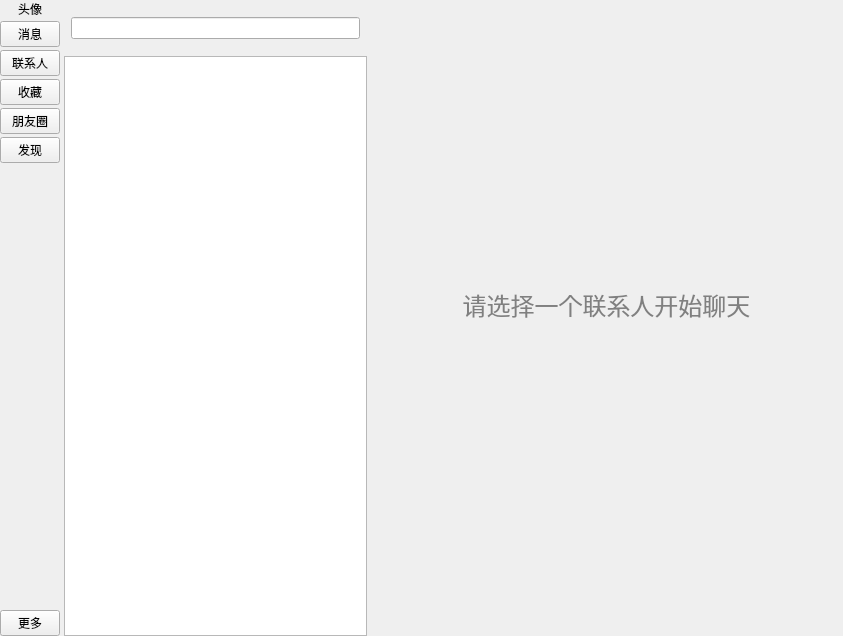
<?xml version="1.0" encoding="UTF-8"?>
<ui version="4.0">
 <class>ChatWindow</class>
 <widget class="QWidget" name="ChatWindow">
  <property name="geometry">
   <rect>
    <x>0</x>
    <y>0</y>
    <width>843</width>
    <height>636</height>
   </rect>
  </property>
  <property name="minimumSize">
   <size>
    <width>0</width>
    <height>400</height>
   </size>
  </property>
  <property name="windowTitle">
   <string>ChatWindow</string>
  </property>
  <layout class="QGridLayout" name="gridLayout_4">
   <property name="leftMargin">
    <number>0</number>
   </property>
   <property name="topMargin">
    <number>0</number>
   </property>
   <property name="rightMargin">
    <number>0</number>
   </property>
   <property name="bottomMargin">
    <number>0</number>
   </property>
   <property name="spacing">
    <number>0</number>
   </property>
   <item row="0" column="1">
    <widget class="QSplitter" name="rightLine">
     <property name="lineWidth">
      <number>0</number>
     </property>
     <property name="midLineWidth">
      <number>0</number>
     </property>
     <property name="orientation">
      <enum>Qt::Orientation::Horizontal</enum>
     </property>
     <property name="handleWidth">
      <number>1</number>
     </property>
     <widget class="QStackedWidget" name="centerStack">
      <property name="minimumSize">
       <size>
        <width>220</width>
        <height>0</height>
       </size>
      </property>
      <property name="maximumSize">
       <size>
        <width>330</width>
        <height>16777215</height>
       </size>
      </property>
      <property name="lineWidth">
       <number>1</number>
      </property>
      <property name="currentIndex">
       <number>0</number>
      </property>
      <widget class="QWidget" name="centerMessagePage">
       <layout class="QVBoxLayout" name="verticalLayout_3">
        <property name="spacing">
         <number>5</number>
        </property>
        <property name="leftMargin">
         <number>4</number>
        </property>
        <property name="topMargin">
         <number>5</number>
        </property>
        <property name="rightMargin">
         <number>2</number>
        </property>
        <property name="bottomMargin">
         <number>0</number>
        </property>
        <item>
         <layout class="QHBoxLayout" name="horizontalLayout">
          <property name="spacing">
           <number>7</number>
          </property>
          <property name="leftMargin">
           <number>7</number>
          </property>
          <property name="topMargin">
           <number>12</number>
          </property>
          <property name="rightMargin">
           <number>7</number>
          </property>
          <property name="bottomMargin">
           <number>12</number>
          </property>
          <item>
           <widget class="QLineEdit" name="lineEdit"/>
          </item>
         </layout>
        </item>
        <item>
         <widget class="QListView" name="messageListView">
          <property name="minimumSize">
           <size>
            <width>220</width>
            <height>0</height>
           </size>
          </property>
          <property name="maximumSize">
           <size>
            <width>330</width>
            <height>16777215</height>
           </size>
          </property>
          <property name="verticalScrollBarPolicy">
           <enum>Qt::ScrollBarPolicy::ScrollBarAsNeeded</enum>
          </property>
          <property name="horizontalScrollBarPolicy">
           <enum>Qt::ScrollBarPolicy::ScrollBarAsNeeded</enum>
          </property>
          <property name="sizeAdjustPolicy">
           <enum>QAbstractScrollArea::SizeAdjustPolicy::AdjustIgnored</enum>
          </property>
          <property name="viewMode">
           <enum>QListView::ViewMode::ListMode</enum>
          </property>
         </widget>
        </item>
       </layout>
      </widget>
      <widget class="QWidget" name="centerContactPage">
       <layout class="QVBoxLayout" name="verticalLayout_2">
        <property name="spacing">
         <number>5</number>
        </property>
        <property name="leftMargin">
         <number>4</number>
        </property>
        <property name="topMargin">
         <number>5</number>
        </property>
        <property name="rightMargin">
         <number>2</number>
        </property>
        <property name="bottomMargin">
         <number>0</number>
        </property>
        <item>
         <layout class="QHBoxLayout" name="horizontalLayout_5">
          <property name="spacing">
           <number>7</number>
          </property>
          <property name="leftMargin">
           <number>7</number>
          </property>
          <property name="topMargin">
           <number>12</number>
          </property>
          <property name="rightMargin">
           <number>7</number>
          </property>
          <property name="bottomMargin">
           <number>12</number>
          </property>
          <item>
           <widget class="QLineEdit" name="lineEdit_2"/>
          </item>
          <item>
           <widget class="QToolButton" name="extendBtn">
            <property name="text">
             <string>...</string>
            </property>
            <property name="popupMode">
             <enum>QToolButton::ToolButtonPopupMode::InstantPopup</enum>
            </property>
           </widget>
          </item>
         </layout>
        </item>
        <item>
         <widget class="QListView" name="contactListView">
          <property name="sizePolicy">
           <sizepolicy hsizetype="MinimumExpanding" vsizetype="Expanding">
            <horstretch>0</horstretch>
            <verstretch>0</verstretch>
           </sizepolicy>
          </property>
          <property name="minimumSize">
           <size>
            <width>220</width>
            <height>0</height>
           </size>
          </property>
          <property name="maximumSize">
           <size>
            <width>330</width>
            <height>16777215</height>
           </size>
          </property>
          <property name="sizeIncrement">
           <size>
            <width>0</width>
            <height>0</height>
           </size>
          </property>
          <property name="lineWidth">
           <number>0</number>
          </property>
         </widget>
        </item>
       </layout>
      </widget>
     </widget>
     <widget class="QWidget" name="layoutWidget">
      <layout class="QHBoxLayout" name="mainWidget">
       <property name="spacing">
        <number>0</number>
       </property>
       <property name="leftMargin">
        <number>0</number>
       </property>
       <item>
        <layout class="QVBoxLayout" name="InfoBox">
         <property name="spacing">
          <number>0</number>
         </property>
         <item>
          <widget class="QStackedWidget" name="sideBarStack">
           <property name="minimumSize">
            <size>
             <width>400</width>
             <height>0</height>
            </size>
           </property>
           <property name="maximumSize">
            <size>
             <width>16777215</width>
             <height>16777215</height>
            </size>
           </property>
           <property name="currentIndex">
            <number>0</number>
           </property>
           <widget class="QWidget" name="chatPage">
            <property name="sizePolicy">
             <sizepolicy hsizetype="Expanding" vsizetype="Expanding">
              <horstretch>0</horstretch>
              <verstretch>0</verstretch>
             </sizepolicy>
            </property>
            <layout class="QGridLayout" name="gridLayout_2">
             <property name="leftMargin">
              <number>0</number>
             </property>
             <property name="topMargin">
              <number>0</number>
             </property>
             <property name="rightMargin">
              <number>0</number>
             </property>
             <property name="bottomMargin">
              <number>0</number>
             </property>
             <property name="spacing">
              <number>0</number>
             </property>
             <item row="0" column="0">
              <widget class="QStackedWidget" name="chatStack">
               <property name="lineWidth">
                <number>1</number>
               </property>
               <property name="currentIndex">
                <number>0</number>
               </property>
               <widget class="QWidget" name="defaultChatPage">
                <layout class="QGridLayout" name="gridLayout_3">
                 <item row="0" column="0">
                  <widget class="QLabel" name="placeholderLabel">
                   <property name="text">
                    <string>&lt;html&gt;&lt;head/&gt;&lt;body&gt;&lt;p align=&quot;center&quot;&gt;&lt;span style=&quot; font-size:18pt; color:#808080;&quot;&gt;请选择一个联系人开始聊天&lt;/span&gt;&lt;/p&gt;&lt;p align=&quot;center&quot;&gt;&lt;img src=&quot;:/images/placeholder.png&quot; width=&quot;128&quot; height=&quot;128&quot;/&gt;&lt;/p&gt;&lt;/body&gt;&lt;/html&gt;</string>
                   </property>
                   <property name="alignment">
                    <set>Qt::AlignmentFlag::AlignCenter</set>
                   </property>
                  </widget>
                 </item>
                </layout>
               </widget>
               <widget class="QWidget" name="messageChatPage">
                <layout class="QVBoxLayout" name="verticalLayout_7">
                 <property name="spacing">
                  <number>0</number>
                 </property>
                 <property name="leftMargin">
                  <number>0</number>
                 </property>
                 <property name="topMargin">
                  <number>0</number>
                 </property>
                 <property name="rightMargin">
                  <number>0</number>
                 </property>
                 <property name="bottomMargin">
                  <number>0</number>
                 </property>
                 <item>
                  <widget class="QFrame" name="contactBar">
                   <property name="minimumSize">
                    <size>
                     <width>0</width>
                     <height>50</height>
                    </size>
                   </property>
                   <property name="maximumSize">
                    <size>
                     <width>16777215</width>
                     <height>50</height>
                    </size>
                   </property>
                   <layout class="QHBoxLayout" name="horizontalLayout_2">
                    <item>
                     <widget class="QPushButton" name="nickname">
                      <property name="text">
                       <string>昵称</string>
                      </property>
                     </widget>
                    </item>
                    <item>
                     <spacer name="horizontalSpacer">
                      <property name="orientation">
                       <enum>Qt::Orientation::Horizontal</enum>
                      </property>
                      <property name="sizeHint" stdset="0">
                       <size>
                        <width>40</width>
                        <height>20</height>
                       </size>
                      </property>
                     </spacer>
                    </item>
                    <item>
                     <widget class="QPushButton" name="moreInformation">
                      <property name="text">
                       <string>更多</string>
                      </property>
                     </widget>
                    </item>
                   </layout>
                  </widget>
                 </item>
                 <item>
                  <widget class="QSplitter" name="information">
                   <property name="sizePolicy">
                    <sizepolicy hsizetype="Preferred" vsizetype="Preferred">
                     <horstretch>0</horstretch>
                     <verstretch>0</verstretch>
                    </sizepolicy>
                   </property>
                   <property name="minimumSize">
                    <size>
                     <width>0</width>
                     <height>0</height>
                    </size>
                   </property>
                   <property name="orientation">
                    <enum>Qt::Orientation::Vertical</enum>
                   </property>
                   <widget class="QScrollArea" name="messageArea">
                    <property name="sizePolicy">
                     <sizepolicy hsizetype="Expanding" vsizetype="Preferred">
                      <horstretch>0</horstretch>
                      <verstretch>0</verstretch>
                     </sizepolicy>
                    </property>
                    <property name="minimumSize">
                     <size>
                      <width>0</width>
                      <height>280</height>
                     </size>
                    </property>
                    <property name="baseSize">
                     <size>
                      <width>0</width>
                      <height>0</height>
                     </size>
                    </property>
                    <property name="widgetResizable">
                     <bool>true</bool>
                    </property>
                    <property name="alignment">
                     <set>Qt::AlignmentFlag::AlignJustify|Qt::AlignmentFlag::AlignVCenter</set>
                    </property>
                    <widget class="QWidget" name="messageScroll">
                     <property name="geometry">
                      <rect>
                       <x>0</x>
                       <y>0</y>
                       <width>98</width>
                       <height>278</height>
                      </rect>
                     </property>
                     <layout class="QVBoxLayout" name="verticalLayout_15">
                      <property name="spacing">
                       <number>0</number>
                      </property>
                      <property name="leftMargin">
                       <number>0</number>
                      </property>
                      <property name="topMargin">
                       <number>0</number>
                      </property>
                      <property name="rightMargin">
                       <number>0</number>
                      </property>
                      <property name="bottomMargin">
                       <number>0</number>
                      </property>
                      <item>
                       <layout class="QVBoxLayout" name="messageVBox">
                        <property name="spacing">
                         <number>0</number>
                        </property>
                       </layout>
                      </item>
                     </layout>
                    </widget>
                   </widget>
                   <widget class="MePlainTextEdit" name="inputBox">
                    <property name="sizePolicy">
                     <sizepolicy hsizetype="Expanding" vsizetype="Preferred">
                      <horstretch>0</horstretch>
                      <verstretch>0</verstretch>
                     </sizepolicy>
                    </property>
                    <property name="minimumSize">
                     <size>
                      <width>0</width>
                      <height>70</height>
                     </size>
                    </property>
                    <property name="baseSize">
                     <size>
                      <width>0</width>
                      <height>80</height>
                     </size>
                    </property>
                    <property name="font">
                     <font>
                      <pointsize>11</pointsize>
                     </font>
                    </property>
                    <property name="cursor" stdset="0">
                     <cursorShape>IBeamCursor</cursorShape>
                    </property>
                   </widget>
                  </widget>
                 </item>
                 <item alignment="Qt::AlignmentFlag::AlignRight">
                  <widget class="QPushButton" name="sent">
                   <property name="sizePolicy">
                    <sizepolicy hsizetype="Fixed" vsizetype="Fixed">
                     <horstretch>0</horstretch>
                     <verstretch>0</verstretch>
                    </sizepolicy>
                   </property>
                   <property name="minimumSize">
                    <size>
                     <width>60</width>
                     <height>50</height>
                    </size>
                   </property>
                   <property name="layoutDirection">
                    <enum>Qt::LayoutDirection::LeftToRight</enum>
                   </property>
                   <property name="text">
                    <string>发送（S）</string>
                   </property>
                  </widget>
                 </item>
                </layout>
               </widget>
              </widget>
             </item>
            </layout>
           </widget>
           <widget class="QWidget" name="contactPage">
            <property name="sizePolicy">
             <sizepolicy hsizetype="Expanding" vsizetype="Expanding">
              <horstretch>0</horstretch>
              <verstretch>0</verstretch>
             </sizepolicy>
            </property>
            <layout class="QGridLayout" name="gridLayout_10">
             <item row="0" column="0">
              <widget class="QStackedWidget" name="contactStack">
               <property name="currentIndex">
                <number>1</number>
               </property>
               <widget class="QWidget" name="InfoContactPage">
                <layout class="QGridLayout" name="gridLayout_6">
                 <item row="0" column="0">
                  <widget class="QGroupBox" name="contactMessageBox">
                   <property name="minimumSize">
                    <size>
                     <width>0</width>
                     <height>0</height>
                    </size>
                   </property>
                   <property name="maximumSize">
                    <size>
                     <width>650</width>
                     <height>16777215</height>
                    </size>
                   </property>
                   <property name="title">
                    <string>好友信息</string>
                   </property>
                   <layout class="QVBoxLayout" name="verticalLayout_9">
                    <item>
                     <layout class="QVBoxLayout" name="verticalLayout_8">
                      <item>
                       <widget class="QGroupBox" name="groupBox_2">
                        <property name="title">
                         <string>信息</string>
                        </property>
                        <layout class="QGridLayout" name="gridLayout_5">
                         <item row="2" column="1" alignment="Qt::AlignmentFlag::AlignLeft">
                          <widget class="QLineEdit" name="friendNoteInfo">
                           <property name="enabled">
                            <bool>false</bool>
                           </property>
                           <property name="text">
                            <string/>
                           </property>
                           <property name="readOnly">
                            <bool>false</bool>
                           </property>
                           <property name="placeholderText">
                            <string>（备注）</string>
                           </property>
                          </widget>
                         </item>
                         <item row="3" column="1" alignment="Qt::AlignmentFlag::AlignLeft">
                          <widget class="QLineEdit" name="friendMottoInfo">
                           <property name="enabled">
                            <bool>false</bool>
                           </property>
                           <property name="inputMask">
                            <string/>
                           </property>
                           <property name="text">
                            <string/>
                           </property>
                           <property name="placeholderText">
                            <string>（个性签名）</string>
                           </property>
                          </widget>
                         </item>
                         <item row="2" column="0" alignment="Qt::AlignmentFlag::AlignHCenter">
                          <widget class="QLabel" name="friendNote">
                           <property name="text">
                            <string>备注：</string>
                           </property>
                           <property name="alignment">
                            <set>Qt::AlignmentFlag::AlignCenter</set>
                           </property>
                           <property name="margin">
                            <number>11</number>
                           </property>
                          </widget>
                         </item>
                         <item row="0" column="0" colspan="2" alignment="Qt::AlignmentFlag::AlignHCenter">
                          <widget class="ClickableLabel" name="friendAvatar">
                           <property name="minimumSize">
                            <size>
                             <width>100</width>
                             <height>100</height>
                            </size>
                           </property>
                           <property name="text">
                            <string>头像</string>
                           </property>
                           <property name="textFormat">
                            <enum>Qt::TextFormat::PlainText</enum>
                           </property>
                           <property name="alignment">
                            <set>Qt::AlignmentFlag::AlignCenter</set>
                           </property>
                          </widget>
                         </item>
                         <item row="1" column="1" alignment="Qt::AlignmentFlag::AlignLeft">
                          <widget class="QLineEdit" name="friendNickInfo">
                           <property name="enabled">
                            <bool>false</bool>
                           </property>
                           <property name="placeholderText">
                            <string>（昵称）</string>
                           </property>
                          </widget>
                         </item>
                         <item row="3" column="0" alignment="Qt::AlignmentFlag::AlignHCenter">
                          <widget class="QLabel" name="friendMotto">
                           <property name="text">
                            <string>个性签名</string>
                           </property>
                           <property name="alignment">
                            <set>Qt::AlignmentFlag::AlignCenter</set>
                           </property>
                           <property name="margin">
                            <number>11</number>
                           </property>
                          </widget>
                         </item>
                         <item row="1" column="0" alignment="Qt::AlignmentFlag::AlignHCenter">
                          <widget class="QLabel" name="friendNick">
                           <property name="text">
                            <string>昵称：</string>
                           </property>
                           <property name="alignment">
                            <set>Qt::AlignmentFlag::AlignCenter</set>
                           </property>
                           <property name="margin">
                            <number>11</number>
                           </property>
                          </widget>
                         </item>
                        </layout>
                       </widget>
                      </item>
                      <item>
                       <widget class="QGroupBox" name="groupBox_3">
                        <property name="title">
                         <string>功能</string>
                        </property>
                        <layout class="QGridLayout" name="gridLayout_9">
                         <property name="leftMargin">
                          <number>25</number>
                         </property>
                         <property name="rightMargin">
                          <number>25</number>
                         </property>
                         <property name="bottomMargin">
                          <number>80</number>
                         </property>
                         <property name="horizontalSpacing">
                          <number>54</number>
                         </property>
                         <item row="1" column="1">
                          <widget class="QPushButton" name="callBtn">
                           <property name="minimumSize">
                            <size>
                             <width>0</width>
                             <height>50</height>
                            </size>
                           </property>
                           <property name="text">
                            <string>电话</string>
                           </property>
                          </widget>
                         </item>
                         <item row="1" column="0">
                          <widget class="QPushButton" name="sentBtn">
                           <property name="minimumSize">
                            <size>
                             <width>0</width>
                             <height>50</height>
                            </size>
                           </property>
                           <property name="text">
                            <string>发消息</string>
                           </property>
                          </widget>
                         </item>
                         <item row="0" column="0" alignment="Qt::AlignmentFlag::AlignHCenter|Qt::AlignmentFlag::AlignTop">
                          <widget class="ClickableLabel" name="changeInfoLabel">
                           <property name="text">
                            <string>修改信息</string>
                           </property>
                          </widget>
                         </item>
                        </layout>
                       </widget>
                      </item>
                     </layout>
                    </item>
                   </layout>
                  </widget>
                 </item>
                </layout>
               </widget>
               <widget class="QWidget" name="defaultContactPage">
                <layout class="QGridLayout" name="gridLayout_11">
                 <item row="0" column="0">
                  <widget class="QLabel" name="placeholderLabel_2">
                   <property name="text">
                    <string>&lt;html&gt;&lt;head/&gt;&lt;body&gt;&lt;p align=&quot;center&quot;&gt;&lt;span style=&quot; font-size:18pt; color:#808080;&quot;&gt;请选择一个联系人开始聊天&lt;/span&gt;&lt;/p&gt;&lt;p align=&quot;center&quot;&gt;&lt;img src=&quot;:/images/placeholder.png&quot; width=&quot;128&quot; height=&quot;128&quot;/&gt;&lt;/p&gt;&lt;/body&gt;&lt;/html&gt;</string>
                   </property>
                   <property name="alignment">
                    <set>Qt::AlignmentFlag::AlignCenter</set>
                   </property>
                  </widget>
                 </item>
                </layout>
               </widget>
              </widget>
             </item>
            </layout>
           </widget>
           <widget class="QWidget" name="collectPage">
            <property name="sizePolicy">
             <sizepolicy hsizetype="Expanding" vsizetype="Expanding">
              <horstretch>0</horstretch>
              <verstretch>0</verstretch>
             </sizepolicy>
            </property>
            <layout class="QVBoxLayout" name="verticalLayout_5">
             <property name="spacing">
              <number>0</number>
             </property>
             <property name="leftMargin">
              <number>0</number>
             </property>
             <property name="topMargin">
              <number>0</number>
             </property>
             <property name="rightMargin">
              <number>0</number>
             </property>
             <property name="bottomMargin">
              <number>0</number>
             </property>
             <item>
              <widget class="QGroupBox" name="collectBox">
               <property name="title">
                <string>收藏</string>
               </property>
              </widget>
             </item>
            </layout>
           </widget>
           <widget class="QWidget" name="momentsPage">
            <property name="sizePolicy">
             <sizepolicy hsizetype="Expanding" vsizetype="Expanding">
              <horstretch>0</horstretch>
              <verstretch>0</verstretch>
             </sizepolicy>
            </property>
            <layout class="QVBoxLayout" name="verticalLayout_4">
             <property name="spacing">
              <number>0</number>
             </property>
             <property name="leftMargin">
              <number>0</number>
             </property>
             <property name="topMargin">
              <number>0</number>
             </property>
             <property name="rightMargin">
              <number>0</number>
             </property>
             <property name="bottomMargin">
              <number>0</number>
             </property>
             <item>
              <widget class="QGroupBox" name="momentBox">
               <property name="title">
                <string>朋友圈</string>
               </property>
              </widget>
             </item>
            </layout>
           </widget>
           <widget class="QWidget" name="searchPage">
            <property name="sizePolicy">
             <sizepolicy hsizetype="Expanding" vsizetype="Expanding">
              <horstretch>0</horstretch>
              <verstretch>0</verstretch>
             </sizepolicy>
            </property>
            <layout class="QVBoxLayout" name="verticalLayout_6">
             <property name="spacing">
              <number>0</number>
             </property>
             <property name="leftMargin">
              <number>0</number>
             </property>
             <property name="topMargin">
              <number>0</number>
             </property>
             <property name="rightMargin">
              <number>0</number>
             </property>
             <property name="bottomMargin">
              <number>0</number>
             </property>
             <item>
              <widget class="QGroupBox" name="groupBox">
               <property name="title">
                <string>发现</string>
               </property>
               <property name="checkable">
                <bool>false</bool>
               </property>
               <layout class="QGridLayout" name="gridLayout_8">
                <item row="0" column="0">
                 <widget class="QStackedWidget" name="stackedWidget">
                  <property name="sizePolicy">
                   <sizepolicy hsizetype="Preferred" vsizetype="Preferred">
                    <horstretch>0</horstretch>
                    <verstretch>0</verstretch>
                   </sizepolicy>
                  </property>
                  <property name="currentIndex">
                   <number>0</number>
                  </property>
                  <widget class="QWidget" name="page">
                   <layout class="QGridLayout" name="gridLayout_7">
                    <item row="0" column="0">
                     <layout class="QVBoxLayout" name="verticalLayout_10">
                      <item alignment="Qt::AlignmentFlag::AlignHCenter">
                       <widget class="QLabel" name="label">
                        <property name="sizePolicy">
                         <sizepolicy hsizetype="Preferred" vsizetype="Minimum">
                          <horstretch>0</horstretch>
                          <verstretch>0</verstretch>
                         </sizepolicy>
                        </property>
                        <property name="minimumSize">
                         <size>
                          <width>0</width>
                          <height>30</height>
                         </size>
                        </property>
                        <property name="font">
                         <font>
                          <family>Papyrus</family>
                          <pointsize>18</pointsize>
                          <italic>false</italic>
                          <bold>true</bold>
                          <underline>false</underline>
                          <stylestrategy>PreferDefault</stylestrategy>
                          <kerning>true</kerning>
                         </font>
                        </property>
                        <property name="text">
                         <string>日程创建</string>
                        </property>
                       </widget>
                      </item>
                      <item>
                       <widget class="QDateTimeEdit" name="dateTimeEdit"/>
                      </item>
                      <item>
                       <widget class="QCalendarWidget" name="calendarWidget"/>
                      </item>
                      <item>
                       <widget class="Line" name="line">
                        <property name="orientation">
                         <enum>Qt::Orientation::Horizontal</enum>
                        </property>
                       </widget>
                      </item>
                      <item>
                       <widget class="QTextEdit" name="textEdit"/>
                      </item>
                      <item>
                       <layout class="QHBoxLayout" name="horizontalLayout_4">
                        <property name="spacing">
                         <number>20</number>
                        </property>
                        <property name="leftMargin">
                         <number>22</number>
                        </property>
                        <property name="topMargin">
                         <number>7</number>
                        </property>
                        <property name="rightMargin">
                         <number>22</number>
                        </property>
                        <property name="bottomMargin">
                         <number>9</number>
                        </property>
                        <item>
                         <widget class="QPushButton" name="pushButton">
                          <property name="sizePolicy">
                           <sizepolicy hsizetype="Minimum" vsizetype="Fixed">
                            <horstretch>0</horstretch>
                            <verstretch>0</verstretch>
                           </sizepolicy>
                          </property>
                          <property name="minimumSize">
                           <size>
                            <width>0</width>
                            <height>40</height>
                           </size>
                          </property>
                          <property name="text">
                           <string>读取日程</string>
                          </property>
                         </widget>
                        </item>
                        <item>
                         <widget class="QPushButton" name="pushButton_2">
                          <property name="minimumSize">
                           <size>
                            <width>0</width>
                            <height>40</height>
                           </size>
                          </property>
                          <property name="text">
                           <string>创建日程</string>
                          </property>
                         </widget>
                        </item>
                       </layout>
                      </item>
                     </layout>
                    </item>
                   </layout>
                  </widget>
                  <widget class="QWidget" name="page_2"/>
                 </widget>
                </item>
               </layout>
              </widget>
             </item>
            </layout>
           </widget>
          </widget>
         </item>
        </layout>
       </item>
      </layout>
     </widget>
    </widget>
   </item>
   <item row="0" column="0">
    <widget class="QFrame" name="leftBox">
     <property name="enabled">
      <bool>true</bool>
     </property>
     <property name="sizePolicy">
      <sizepolicy hsizetype="Fixed" vsizetype="Preferred">
       <horstretch>0</horstretch>
       <verstretch>0</verstretch>
      </sizepolicy>
     </property>
     <property name="minimumSize">
      <size>
       <width>60</width>
       <height>0</height>
      </size>
     </property>
     <property name="maximumSize">
      <size>
       <width>60</width>
       <height>16777215</height>
      </size>
     </property>
     <layout class="QVBoxLayout" name="verticalLayout">
      <property name="spacing">
       <number>3</number>
      </property>
      <property name="leftMargin">
       <number>0</number>
      </property>
      <property name="topMargin">
       <number>0</number>
      </property>
      <property name="rightMargin">
       <number>0</number>
      </property>
      <property name="bottomMargin">
       <number>0</number>
      </property>
      <item alignment="Qt::AlignmentFlag::AlignHCenter">
       <widget class="ClickableLabel" name="avatar">
        <property name="maximumSize">
         <size>
          <width>45</width>
          <height>45</height>
         </size>
        </property>
        <property name="text">
         <string>头像</string>
        </property>
        <property name="textFormat">
         <enum>Qt::TextFormat::AutoText</enum>
        </property>
        <property name="alignment">
         <set>Qt::AlignmentFlag::AlignCenter</set>
        </property>
        <property name="margin">
         <number>0</number>
        </property>
       </widget>
      </item>
      <item>
       <widget class="QPushButton" name="message">
        <property name="text">
         <string>消息</string>
        </property>
       </widget>
      </item>
      <item>
       <widget class="QPushButton" name="contact">
        <property name="text">
         <string>联系人</string>
        </property>
       </widget>
      </item>
      <item>
       <widget class="QPushButton" name="collect">
        <property name="text">
         <string>收藏</string>
        </property>
       </widget>
      </item>
      <item>
       <widget class="QPushButton" name="moments">
        <property name="text">
         <string>朋友圈</string>
        </property>
       </widget>
      </item>
      <item>
       <widget class="QPushButton" name="search">
        <property name="text">
         <string>发现</string>
        </property>
       </widget>
      </item>
      <item>
       <spacer name="verticalSpacer">
        <property name="orientation">
         <enum>Qt::Orientation::Vertical</enum>
        </property>
        <property name="sizeType">
         <enum>QSizePolicy::Policy::Expanding</enum>
        </property>
        <property name="sizeHint" stdset="0">
         <size>
          <width>0</width>
          <height>0</height>
         </size>
        </property>
       </spacer>
      </item>
      <item>
       <widget class="QPushButton" name="more">
        <property name="text">
         <string>更多</string>
        </property>
       </widget>
      </item>
     </layout>
    </widget>
   </item>
  </layout>
 </widget>
 <customwidgets>
  <customwidget>
   <class>MePlainTextEdit</class>
   <extends>QPlainTextEdit</extends>
   <header location="global">src/custom/meplaintextedit.h</header>
  </customwidget>
  <customwidget>
   <class>ClickableLabel</class>
   <extends>QLabel</extends>
   <header location="global">src/custom/clickablelabel.h</header>
  </customwidget>
 </customwidgets>
 <resources/>
 <connections/>
</ui>
